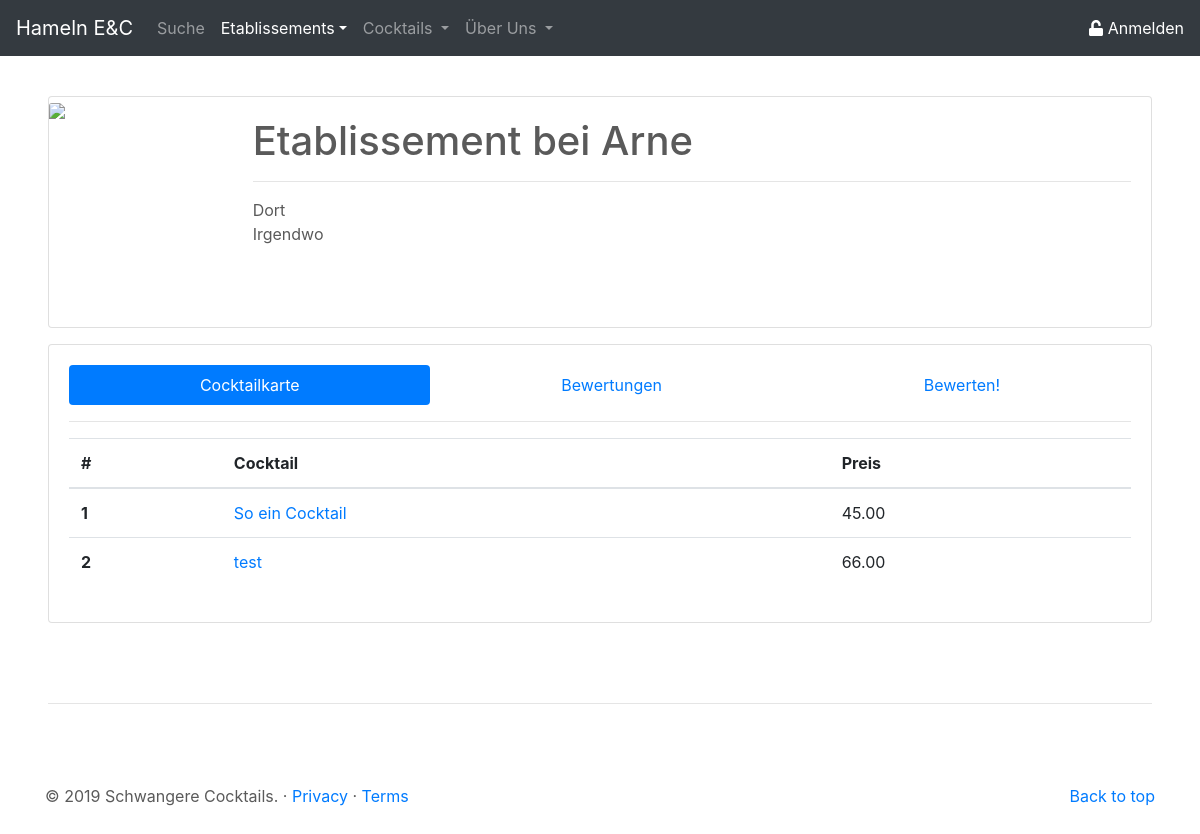
/site/etablissement_details.php?etab_id=6, run on an earlier commit of the app's database.
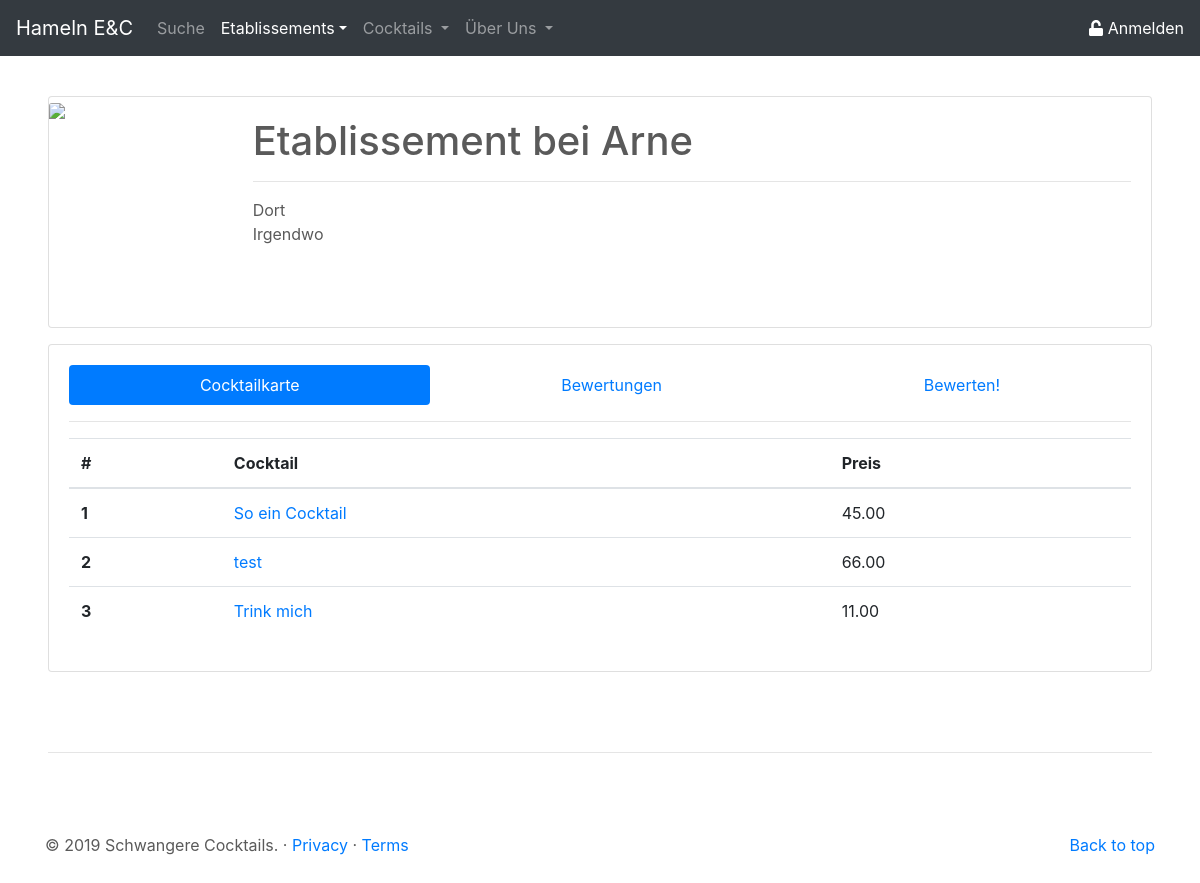
And on a later commit of the database.
### tables this page shows
CREATE TABLE `cock_etab` (
  `id` int(11) NOT NULL,
  `etab_id` int(11) NOT NULL,
  `cock_id` int(11) NOT NULL,
  `preis` decimal(10,2) NOT NULL
);

CREATE TABLE `cock` (
  `id` int(11) NOT NULL,
  `name` varchar(50) NOT NULL,
  `beschreibung` text NOT NULL,
  `img` longblob NOT NULL
);

### php/db/select_etabInfo.php (called while the page is built, shortened)
<?php
$pdo = new PDO('mysql:host=localhost;dbname=dbprog', 'root', '');
$statement = $pdo->prepare(
    "SELECT e.id as id,
			e.name as name,
			e.anschrift as anschrift,
			e.ort as ort,
			e.img as img
	 FROM etab e
	 WHERE e.id = :etab_id");
$result = $statement->execute(array('etab_id' => $etabid));
$etabInfo = $statement->fetch();

### php/db/select_cocktailkarte.php (called while the page is built, shortened)
<?php
$pdo = new PDO('mysql:host=localhost;dbname=dbprog', 'root', '');
if(isset($cockid)){
	$statement = $pdo->prepare(
		"SELECT e.id as id
			   ,e.name as name
			   ,e.ort as ort
			   ,ce.preis as preis
			   ,AVG(bc.wert) as wert
		 FROM cock_etab ce
			JOIN etab e
				ON e.id = ce.etab_id
			LEFT JOIN bew_cock bc
				ON ce.cock_id = bc.cock_id
				AND e.id = bc.etab_id
		 WHERE ce.cock_id = :cock_id
		 GROUP BY e.id
				 ,e.name
				 ,e.ort
				 ,ce.preis
				 ,ce.cock_id");
	$result = $statement->execute(array('cock_id' => $cockid));
} else {
	$statement = $pdo->prepare(
		"SELECT c.id as id,
				c.name as name,
				ce.preis as preis
		 FROM cock_etab ce
		 	JOIN cock c
			 	ON c.id = ce.cock_id
		 WHERE ce.etab_id = :etab_id");
$result = $statement->execute(array('etab_id' => $etabid));
}
$cocktailkarte = $statement->fetchAll();

### site/etablissement_details.php (the view, shortened to what this page needs)
<?php
$etabid = $_GET['etab_id'];
include('../php/db/select_etabInfo.php');
include('../php/db/select_cocktailkarte.php');
?>
<!doctype html>
<html lang="de">
<head>
	<link rel="stylesheet" href="https://stackpath.bootstrapcdn.com/bootstrap/4.3.1/css/bootstrap.min.css">
	<link href="../css/csstoolbox.css" rel="stylesheet">
</head>
<body>
	<header>
		<?php
		include('../php/buildHeader.php');
		?>
	</header>
	<main role="main">
		<div class="mt-5 ml-5 mr-5">
			<div class="card mb-3" width="100%" style="max-height: 360px;">
				<div class="row no-gutters">
					<div class="col-md-2">
						<?php
						if ($etabInfo["img"] == null)
							echo '<img src="../res/placeholder_no_image.svg" class="card-img-top">';
						else
							echo '<img src="../php/get_img.php?etab_id=' . $etabInfo["id"] . '" class="card-img-top">';
						?>
					</div>
					<div class="col-md-10">
						<div class="card-body d-flex flex-column" style="height: 230px;">
							<div>
								<h1 class="card-title"> <?php echo $etabInfo["name"]; ?> </h1>
								<hr>
							</div>
							<div>
								<p class="card-text"> <?php echo $etabInfo["ort"] . '<br>' . $etabInfo["anschrift"]; ?> </p>
							</div>
						</div>
					</div>
				</div>
			</div>
			<div class="card card-body">
				<ul class="nav nav-pills flex-column flex-sm-row" id="etabDetail-tab" role="tablist">
					<li class="flex-sm-fill text-sm-center nav-item">
						<a class="nav-link active" id="cocktailKarte-tab" data-toggle="pill" href="#cocktailKarte" role="tab" aria-controls="cocktailKarte" aria-selected="true">Cocktailkarte</a>
					</li>
					<li class="flex-sm-fill text-sm-center nav-item">
						<a class="nav-link" id="bewertungen-tab" data-toggle="pill" href="#bewertungen" role="tab" aria-controls="bewertungen" aria-selected="false">Bewertungen</a>
					</li>
					<li class="flex-sm-fill text-sm-center nav-item">
						<a class="nav-link" id="bewerten-tab" data-toggle="pill" href="#bewerten" role="tab" aria-controls="bewerten" aria-selected="false">Bewerten!</a>
					</li>
				</ul>
				<hr>
				<div class="tab-content" id="etabDetail-tabContent">
					<div class="tab-pane fade show active" id="cocktailKarte" role="tabpanel" aria-labelledby="cocktailKarte-tab">
						<?php echo '
						<table class="table">
							<thead>
								<tr>
									<th scope="col">#</th>
									<th scope="col">Cocktail</th>
									<th scope="col">Preis</th>
								</tr>
							</thead>
							<tbody>';
						for ($i = 0; $i < count($cocktailkarte); $i++) {
							echo '<tr>';
							echo '<th scope="row">' . ($i + 1) . '</th>';
							echo '<td> <a class="" href="cocktail_details.php?cock_id= ' . $cocktailkarte[$i]["id"] . '">' . $cocktailkarte[$i]["name"] . '</a></td>';
							echo '<td>' . $cocktailkarte[$i]["preis"] . '</td>';
							echo '</tr>';
						}
						echo '</tbody></table>';
						?>
					</div>
				</div>
			</div>
		</div>
	</main>
	<hr class="ct-hr-divider ml-5 mr-5">
	<footer role="footer" class="container">
		<?php
		include('../php/buildFooter.php');
		?>
	</footer>
</body>
</html>

What changed in the data, as far as the page shows it:
added cock_etab: cock.name "Trink mich", preis "11.00"
